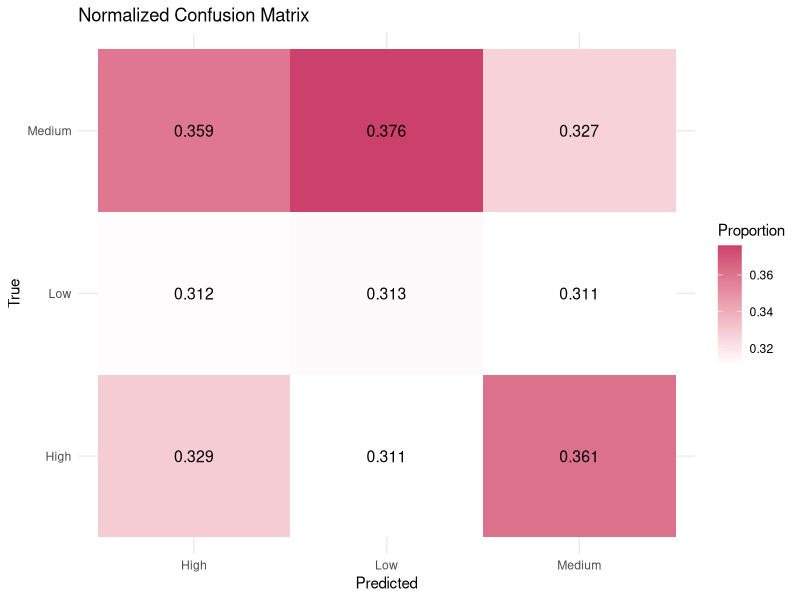

Here is the R script that generated this plot:
# Import Library
# install.packages("randomForest")
# install.packages("ggplot2")
# install.packages("reshape2")

# Load Library
library(randomForest)
library(ggplot2)
library(reshape2)

# Generate Random Data
set.seed(123)
num_samples <- 10000

mock_data <- data.frame(
  DNA_sequence = replicate(num_samples,
                           paste(sample(c("A", "C", "G", "T"), 500,
                                        replace = TRUE), collapse = "")),
  promoter_strength = rnorm(num_samples, mean = 10, sd = 8), # Using numbers for promoter strength
  transcription_pattern = sample(c("High", "Medium", "Low"), num_samples, replace = TRUE)
)

# Prepare Data for Training and Testing
set.seed(125)
train_indices <- sample(seq_len(nrow(mock_data)), size = 0.8 * nrow(mock_data))

train_data <- mock_data[train_indices, ]
test_data <- mock_data[-train_indices, ]

train_data$transcription_pattern <- factor(train_data$transcription_pattern)
test_data$transcription_pattern <- factor(test_data$transcription_pattern)

# Train Model and Make Predictions
model <- randomForest(transcription_pattern ~ ., data = train_data)
predictions <- predict(model, newdata = test_data)

# Print Confusion Matrix and MDI
confusion_matrix <- table(predictions, test_data$transcription_pattern)

print(confusion_matrix)
print(model$importance)

# Calculate and Print Normalized Accuracy by Transcription Pattern for High/High, Medium/Medium, Low/Low
accuracies <- diag(confusion_matrix) / rowSums(confusion_matrix)
accuracies <- round(accuracies, 2)

print(paste("Accuracy for High/Medium/Low pattern:", accuracies["High"], ",", accuracies["Medium"], ",", accuracies["Low"]))

# Design Transcription Pattern Prediction Function
transcription_pattern_prediction <- function(DNA_sequence, promoter_strength) {
  if (!is.numeric(promoter_strength)) {
    stop("promoter_strength must be numeric.")
  }
  if (!is.character(DNA_sequence)) {
    stop("DNA_sequence must be a character string.")
  }
  
  input_data <- data.frame(
    DNA_sequence = DNA_sequence,
    promoter_strength = promoter_strength
  )
  
  prediction <- predict(model, newdata = input_data)
  
  return(prediction)
}

# Input DNA Sequence and Promoter Strength for Predicted Transcription Pattern
DNA_sequence <- "TGGACATGCCCTTGAAAGATATAGCAAGAGCCTGCCTGTCTATTGATGTCACGGCGAAAGTCGGGGAGACAGCAGCGGCTGCAGACATTATACCGGAACAACACTAAGGTGAGATAACTCCGTAACTGACTACGCCTTCCTCTAGACCTTACTTGACCAGATACAGTGTCTTTGACACGTTTATGGATTACAGCAATCACATCCAAGACTGGCTATGCACGAAGCAACTCTTGAGTGTTAAAATGTTGACCCCTGTATTTGGGATGCGGGTAGTAGATGACTGCAGGGACTCCGACGTCAAGTACATTACCCTCTCATAGGCGGCGTTCTAGATCACGTTACCGCCATATCATCCGAGCATGACATCATCTCCGCTGTGCCCATCCTAGTAGTCATTATTCCTATGACCCTTTTGAGTGTCCGGTGGCGGATATCCCCCACGAATGAAAATGTTTTTCGCTGACAATCATAATGGGGCGCTCCTAAGCTTTTCCACTTGG"
promoter_strength <- 8

# Calculate and Print Predicted Transcription Pattern
predicted_pattern <- transcription_pattern_prediction(DNA_sequence, promoter_strength)
print(paste("Predicted transcription pattern:", predicted_pattern))

# Calculate Normalized Accuracy by Transcription Pattern for All Entries
confusion_matrix <- table(predictions, test_data$transcription_pattern)

confusion_matrix_norm <- prop.table(confusion_matrix, 1)
confusion_matrix_norm <- round(confusion_matrix_norm, 3)

# Prepare Normalized Confusion Matrix for Plotting
confusion_matrix_melted <- melt(confusion_matrix_norm)
names(confusion_matrix_melted) <- c("PredictedLabel", "TrueLabel", "Proportion")

# Plot Normalized Confusion Matrix
confusion_matrix_plot <- ggplot(data = confusion_matrix_melted, aes(x = PredictedLabel, y = TrueLabel, fill = Proportion)) +
  geom_tile() + # Creates the heatmap blocks
  scale_fill_gradient(low = "white", high = "#CB416B") +
  theme_minimal() + # Clean theme
  labs(x = 'Predicted', y = 'True', fill = 'Proportion') +
  geom_text(aes(label = ifelse(Proportion == 0, "", Proportion)), color = "black", size = 4, na.rm = TRUE) +
  ggtitle('Normalized Confusion Matrix')

print(confusion_matrix_plot)